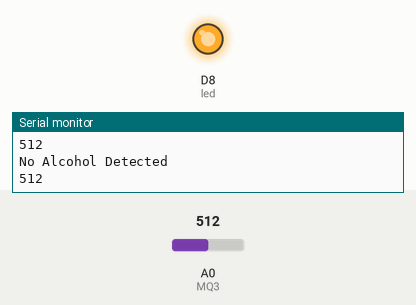
This sketch was run on a simulated ESP8266 (NodeMCU). Parts: output pins drawn as LEDs (lit = HIGH), the last lines printed to the serial monitor. Inputs (shaded band) come from the test bench; at power-on: A0 (MQ3) = 512.

Above: at 1.8 s.
1.9 s: A0 (MQ3) set to 690
3.4 s: A0 (MQ3) set to 709
At 5.1 s:
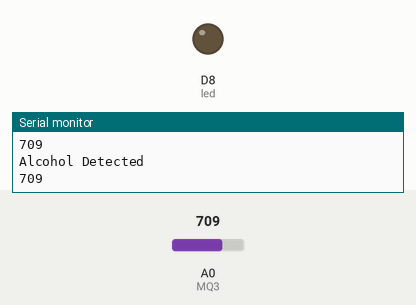
5.5 s: A0 (MQ3) set to 511
At 6.6 s:
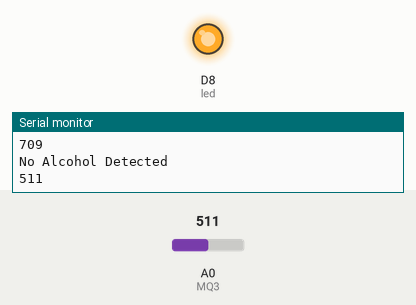
7.5 s: A0 (MQ3) set to 710
At 9.4 s:
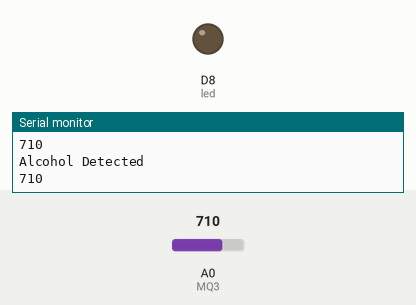
Timing chart, 0 to 10.5 s (numbered marks = the images above; inputs shaded):
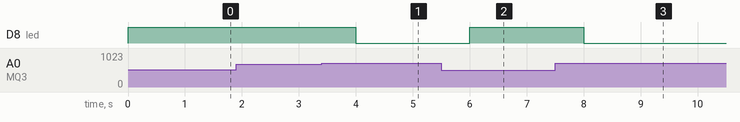

Measured:
- the behaviour switches between 700 and 701 on A0 (MQ3) (found by bisection; images 0 and 1)
- after the input at 3.4 s, D8 (led): HIGH → LOW after 0.60 s
- after the input at 5.5 s, D8 (led): LOW → HIGH after 0.50 s
- after the input at 7.5 s, D8 (led): HIGH → LOW after 0.50 s

The sketch:

Alcohol_Detection.ino
```cpp
//Alcohol Detector based on MQ3
 /* Here are the list of I/O pins*/

int MQ3 = A0;
int threshold_val = 700; //Threshold value of MQ3 reading above which it should trigger
int value; // global int to store the analog reading from MQ3 (0 to 1023)
int led = D8;

void setup()
{
  Serial.begin(9600);
  pinMode(MQ3, INPUT);
  pinMode(led, OUTPUT);
}

void loop()
{
  value = analogRead(MQ3); // reads the analog value from MQ3
  //Serial.println(value);

if (value > threshold_val)   //if alcohol is detected
{
  Serial.println("Alcohol Detected");
  Serial.println(value);
  digitalWrite(led, LOW); // turn LED OFF
  delay(1000);
}
else
{
  Serial.println("No Alcohol Detected");
  Serial.println(value);
  digitalWrite(led, HIGH); // turn LED OFF
  delay(1000);
}
}
```
